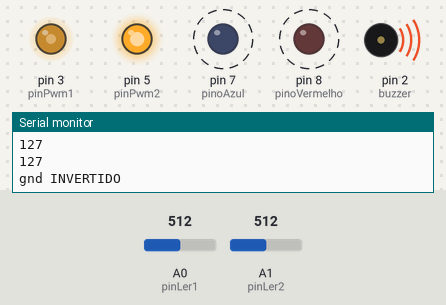
The sketch below on a simulated Arduino Uno, built with avr-gcc and run on an emulated ATmega328P. Shown: output pins drawn as LEDs (lit = HIGH), buzzer (waves = sounding, pin HIGH), the last lines printed to the serial monitor. Dashed ring = blinking. The test bench sets the inputs (shaded band); at power-on: A0 (pinLer1) = 512, A1 (pinLer2) = 512.

Above: at 1.28 s.
1.3 s: A0 (pinLer1) set to 593
4.3 s: A0 (pinLer1) set to 613
At 4.75 s:
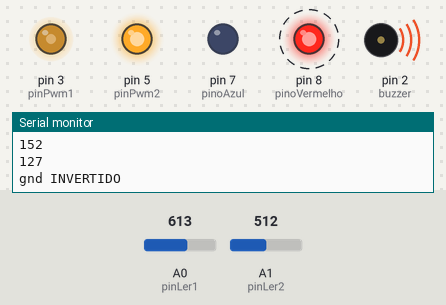
7.3 s: A1 (pinLer2) set to 422
At 7.32 s:
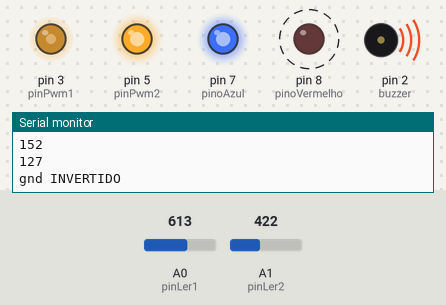
10.3 s: A1 (pinLer2) set to 397
At 11.6 s:
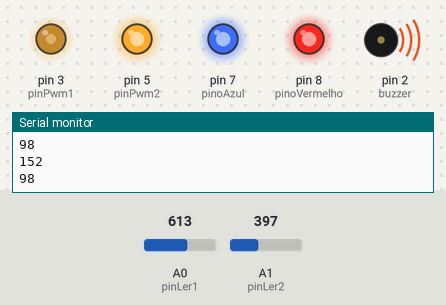
11.9 s: A1 (pinLer2) set to 371
13.4 s: A1 (pinLer2) set to 352
At 14.0 s:
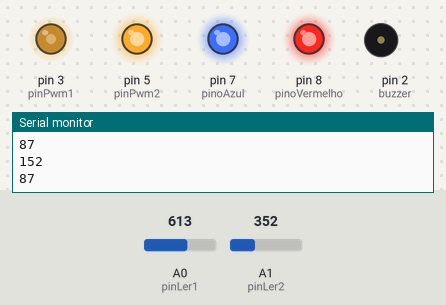
Timing chart, 0 to 16.0 s (numbered marks = the images above; inputs shaded):
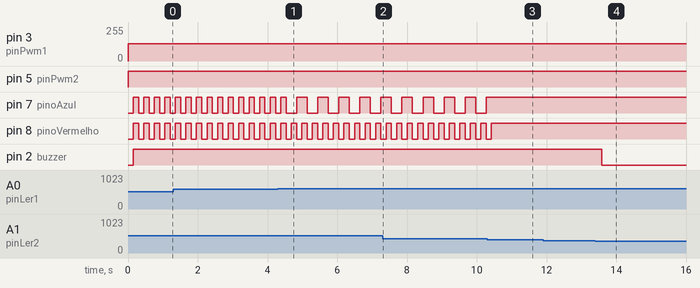

The sketch:

gigaUmaPlaca.ino
```cpp
const int pinPwm1 = 3; // pino onde sai o sinal PWM
const int pinLer1 = A0; // pino que lê o sinal PWM

const int pinPwm2 = 5; // pino onde sai o sinal PWM
const int pinLer2 = A1; // pino que lê o sinal PWM

const int buzzer = 2;

unsigned long previousMillis = 0;
unsigned long previousMillis2 = 0;
unsigned long previousMillis3 = 0;


const long interval = 60; //4 HZ
const long interval2 = 180; //4 HZ

const int pinoAzul = 7;
const int pinoVermelho = 8;

//int pinoB = 9;

bool alterado = false;

void setup() {
  Serial.begin(9600);

  pinMode(pinoAzul, OUTPUT);
  pinMode(pinoVermelho, OUTPUT);
//

  pinMode(buzzer, OUTPUT);

  pinMode(pinPwm1,OUTPUT); // Envia o sinal PWM
  pinMode(pinPwm2,OUTPUT); // Envia o sinal PWM

  pinMode(pinLer2,INPUT_PULLUP);  // lê o sinal Analógico
  pinMode(pinLer1,INPUT_PULLUP);  // lê o sinal Analógico

}
void pisca(){
  unsigned long currentMillis = millis();
  if (currentMillis - previousMillis >= interval) {
    previousMillis = currentMillis;
    digitalWrite(pinoVermelho, !digitalRead(pinoVermelho));
  }
  if (currentMillis - previousMillis2 >= interval2) {
    previousMillis2 = currentMillis;
    digitalWrite(pinoAzul, !digitalRead(pinoAzul));
  }
 }
void loop() {

  analogWrite(pinPwm1,128);// ENVIA EM GND
  analogWrite(pinPwm2,255); // ENVIA EM VCC

  int valorGnd = analogRead(pinLer1);// RECEBE DE GND
  int valorVCC = analogRead(pinLer2);// RECEBE DE VCC

  valorGnd = analogRead(pinLer1);
  valorGnd = map(valorGnd, 0, 1023, 0, 255);

  valorVCC = analogRead(pinLer2);
  valorVCC = map(valorVCC, 0, 1023, 0, 255);
  boolean tocarBuzzer=false;

  delay(150);
        // DESLIGADOS

        if(valorGnd > 250 ){
          Serial.println("gnd desligado");
          digitalWrite(pinoVermelho,LOW);
          tocarBuzzer=true;
        }
        if(valorVCC > 250){
          Serial.println("vcc desligado");
          digitalWrite(pinoAzul,LOW);
          tocarBuzzer=true;
        }

        // LIGADOS
        Serial.println(valorGnd); // 121
        if((valorGnd > 100)&&(valorGnd < 150)){
          digitalWrite(pinoAzul,HIGH);
          digitalWrite(buzzer, LOW);
        }
        Serial.println(valorVCC); // 72
        if((valorVCC > 60) && (valorVCC < 90)){
          digitalWrite(pinoVermelho,HIGH);
          digitalWrite(buzzer, LOW);
        }

        // INVERTIDOS

        if((valorVCC > 100)&&(valorVCC < 150)){
          Serial.println("gnd INVERTIDO");
          tocarBuzzer=true;
          pisca();
        }
        if((valorGnd > 60) && ( valorGnd < 90)){
          Serial.println("vcc INVERTIDO");
          tocarBuzzer=true;
          pisca();
        }

      if(tocarBuzzer==true){
        digitalWrite(buzzer, HIGH);
      }
}
```

Measured:
- the behaviour switches between 601 and 602 on A0 (pinLer1) (found by bisection; images 0 and 1)
- the behaviour switches between 406 and 405 on A1 (pinLer2) (found by bisection; images 2 and 3)
- the behaviour switches between 362 and 361 on A1 (pinLer2) (found by bisection; images 3 and 4)
- after the input at 10.3 s, pin 7 (pinoAzul): stops changing and stays HIGH; pin 8 (pinoVermelho): goes on until 10.4 s, then stays HIGH
- after the input at 13.4 s, pin 2 (buzzer): HIGH → LOW after 0.19 s
- by itself, pin 7 (pinoAzul): alternates HIGH for 0.30 s and LOW for 0.30 s
- by itself, pin 8 (pinoVermelho): alternates HIGH for 0.15 s and LOW for 0.15 s
